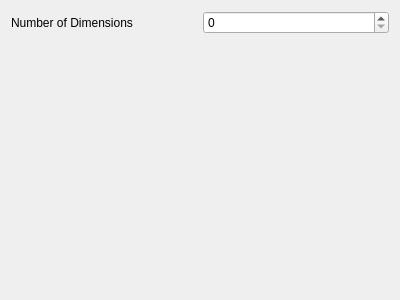
<?xml version="1.0" encoding="UTF-8"?>
<ui version="4.0">
 <class>Form</class>
 <widget class="QWidget" name="Form">
  <property name="geometry">
   <rect>
    <x>0</x>
    <y>0</y>
    <width>400</width>
    <height>300</height>
   </rect>
  </property>
  <property name="windowTitle">
   <string>Form</string>
  </property>
  <layout class="QGridLayout" name="gridLayout">
   <item row="1" column="2">
    <widget class="QSpinBox" name="spinBox">
     <property name="minimum">
      <number>0</number>
     </property>
     <property name="maximum">
      <number>1000000000</number>
     </property>
     <property name="value">
      <number>0</number>
     </property>
    </widget>
   </item>
   <item row="1" column="1">
    <widget class="QLabel" name="label">
     <property name="text">
      <string>Number of Dimensions</string>
     </property>
    </widget>
   </item>
   <item row="2" column="1" colspan="2">
    <widget class="DimensionEditor" name="widget" native="true"/>
   </item>
  </layout>
 </widget>
 <customwidgets>
  <customwidget>
   <class>DimensionEditor</class>
   <extends>QWidget</extends>
   <header>DimensionEditor.h</header>
   <container>1</container>
   <slots>
    <slot>changeDimensions(int)</slot>
   </slots>
  </customwidget>
 </customwidgets>
 <resources/>
 <connections/>
</ui>
